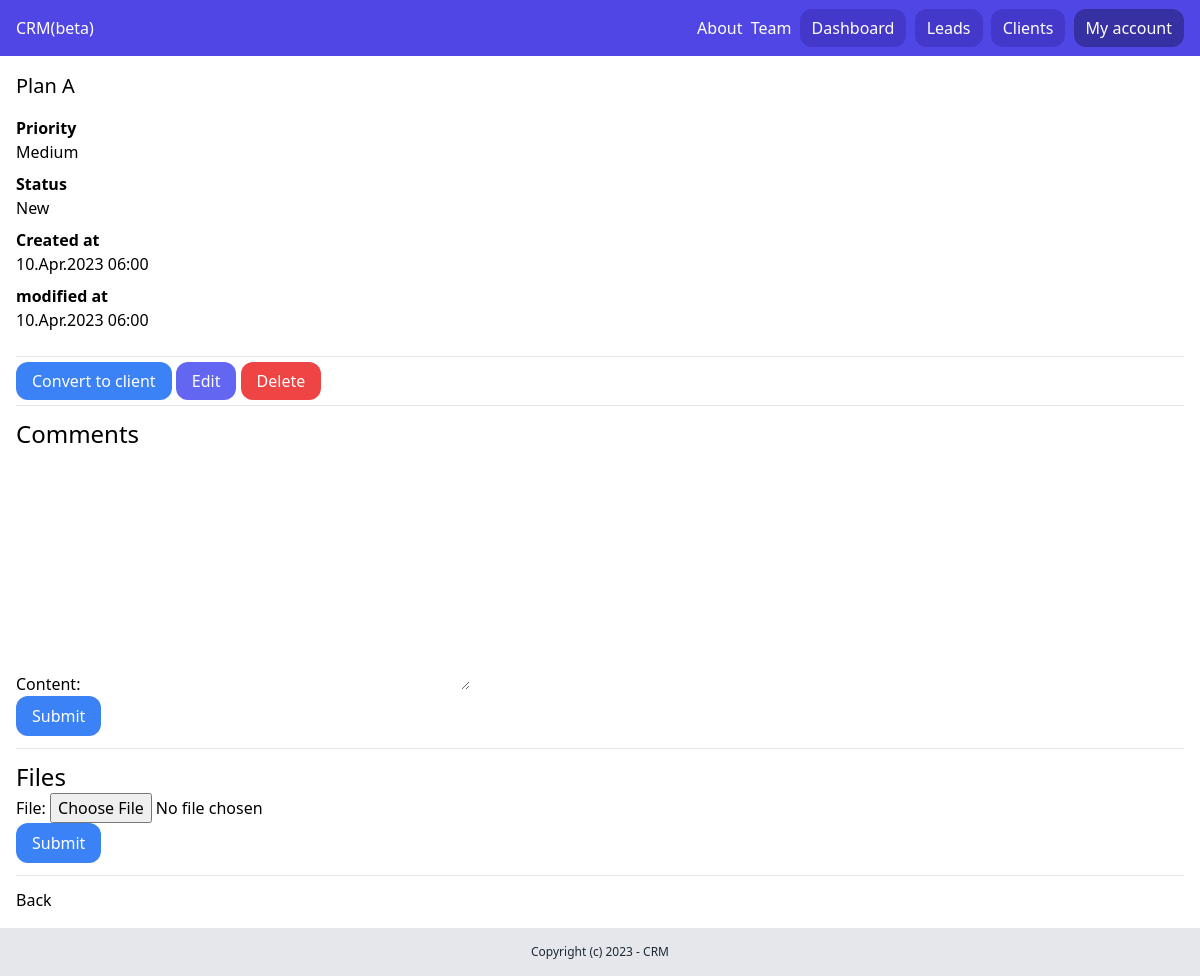
Page /dashboard/leads/17/ (signed in) on the earlier database version.
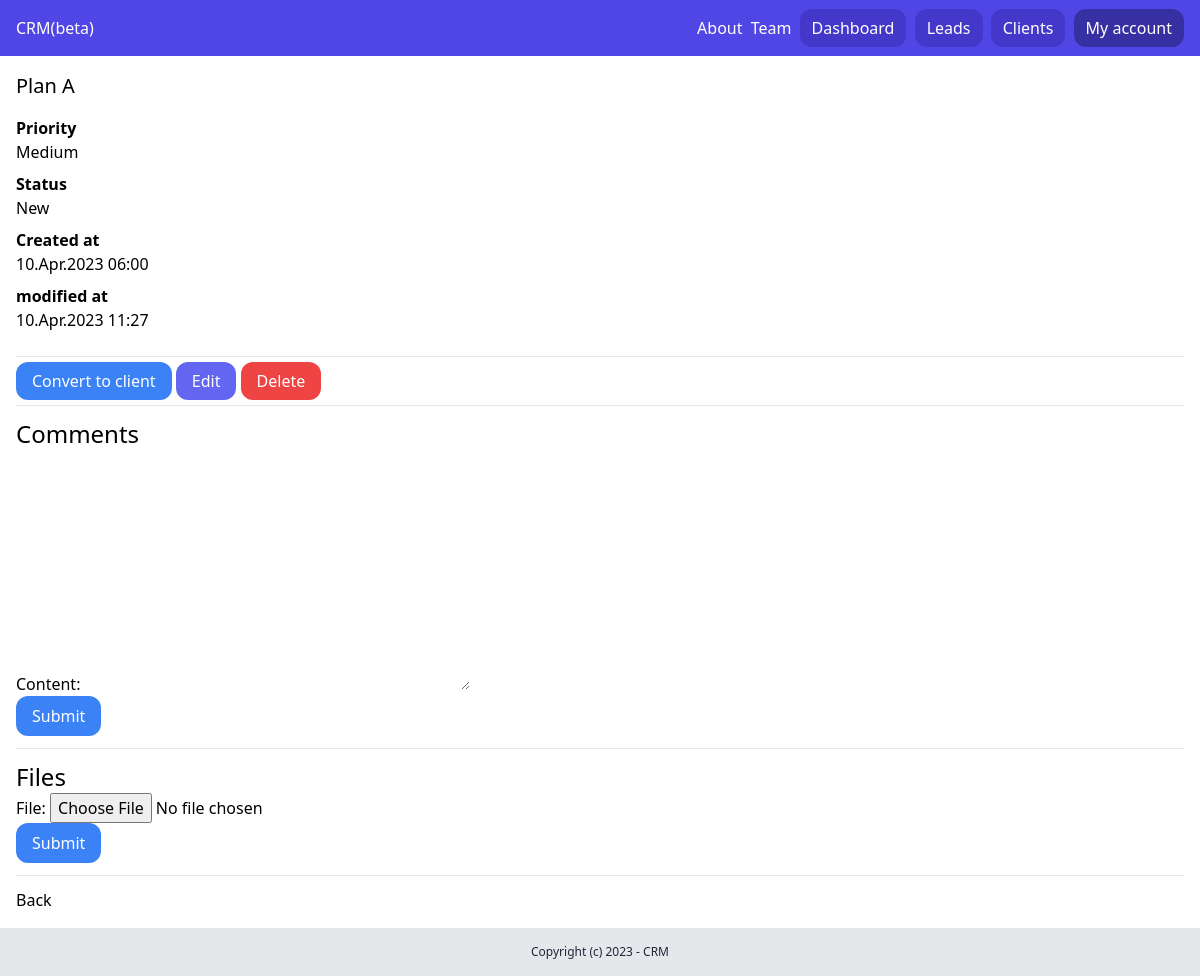
Same page on the later database version.
### lead/models.py (models this page shows, shortened)
class Lead(models.Model):
    LOW = 'low'
    MEDIUM = 'medium'
    HIGH = 'high'
    CHOICES_PRIORITY = (
        (LOW, 'Low'),
        (MEDIUM, 'Medium'),
        (HIGH, 'High'),
    )
    NEW = 'new'
    CONTACTED = 'contacted'
    WON = 'won'
    LOST = 'lost'
    CHOICES_STATUS = (
        (NEW, 'New'),
        (CONTACTED, 'Contacted'),
        (WON, 'Won'),
        (LOST, 'Lost'),
    )
    team = models.ForeignKey(
        Team, related_name='leads', on_delete=models.CASCADE)
    name = models.CharField(max_length=255)
    email = models.EmailField()
    description = models.TextField(blank=True, null=True)
    priority = models.CharField(
        max_length=10, choices=CHOICES_PRIORITY, default=MEDIUM)
    status = models.CharField(
        max_length=10, choices=CHOICES_STATUS, default=NEW)
    converted_to_client = models.BooleanField(default=False)
    created_by = models.ForeignKey(
        User, related_name='leads', on_delete=models.CASCADE)
    created_at = models.DateTimeField(auto_now_add=True)
    modified_at = models.DateTimeField(auto_now=True)

### lead/views.py (the view)
# urls.py: path('<int:pk>/', LeadDetailView.as_view(), name='leads_detail'),
class LeadDetailView(LoginRequiredMixin, DetailView):
    model = Lead
    template_name = 'lead/leads_detail.html'
    context_object_name = 'lead'
    def get_context_data(self, **kwargs):
        context = super().get_context_data(**kwargs)
        context['form'] = AddCommentForm()
        context['fileform'] = AddFileForm()
        return context
    def get_queryset(self):
        queryset = super(LeadDetailView, self).get_queryset()
        return queryset.filter(
            created_by=self.request.user, pk=self.kwargs.get('pk'))

### lead/forms.py
class AddCommentForm(forms.ModelForm):
    class Meta:
        model = Comment
        fields = ('content',)

class AddFileForm(forms.ModelForm):
    class Meta:
        model = LeadFile
        fields = ('file',)

### team/context_proceessors.py (called while the page is built)
def active_team(request):
    if request.user.is_authenticated:
        if request.user.userprofile.active_team:
            active_team = request.user.userprofile.active_team
        else:
            active_team = Team.objects.filter(created_by=request.user)[0]
    else:
        active_team = None
    return {'active_team': active_team}

### lead/templates/lead/leads_detail.html (shortened to what this page needs)
{% extends 'core_app/base.html' %} {% block title %} {{ lead.name }} {%endblock%} {% block content %}
<div class="py-4 px-4">
  <h1 class="mb-4 text-xl">{{ lead.name }}</h1>
  <p class="font-semibold">Priority</p>
  <p class="mb-2">{{lead.get_priority_display}}</p>
  <p class="font-semibold">Status</p>
  <p class="mb-2">{{lead.get_status_display}}</p>
  <p class="font-semibold">Created at</p>
  <p class="mb-2">{{lead.created_at| date:"d.M.Y H:i"}}</p>
  <p class="font-semibold">modified at</p>
  <p class="mb-6">{{lead.modified_at| date:"d.M.Y H:i"}}</p>
  <hr class="my-3" />
  <a href="{% url 'lead:leads_convert' lead.id %}" class="py-2 px-4 rounded-xl bg-blue-500 text-white"
    >Convert to client</a
  >
  <a href="{% url 'lead:leads_edit' lead.id %}" class="py-2 px-4 rounded-xl bg-indigo-500 text-white">Edit</a>
  <a
    href="#"
    onclick="document.getElementById('lead_delete_form').submit();"
    class="py-2 px-4 rounded-xl bg-red-500 text-white"
    >Delete</a
  >
  <hr class="my-3" />
  <h2 class="text-2xl">Comments</h2>
  <form method="post" action="{% url 'lead:add_comment' lead.id %}">
    {% csrf_token %} {{ form.as_p }}
    <button class="py-2 px-4 rounded-xl bg-blue-500 text-white">Submit</button>
  </form>
  <hr class="my-3" />
  <h2 class="text-2xl">Files</h2>
  <form method="post" action="{% url 'lead:add_file' lead.id %}" enctype="multipart/form-data">
    {% csrf_token %} {{ fileform.as_p }}
    <button class="py-2 px-4 rounded-xl bg-blue-500 text-white">Submit</button>
  </form>
  <hr class="my-3" />
  <a href="{% url 'lead:leads_list' %}">Back</a>
</div>
{% endblock %}

Differences in the rows shown:
changed Lead "Plan A": modified_at "10.Apr.2023 06:00" → "10.Apr.2023 11:27"
